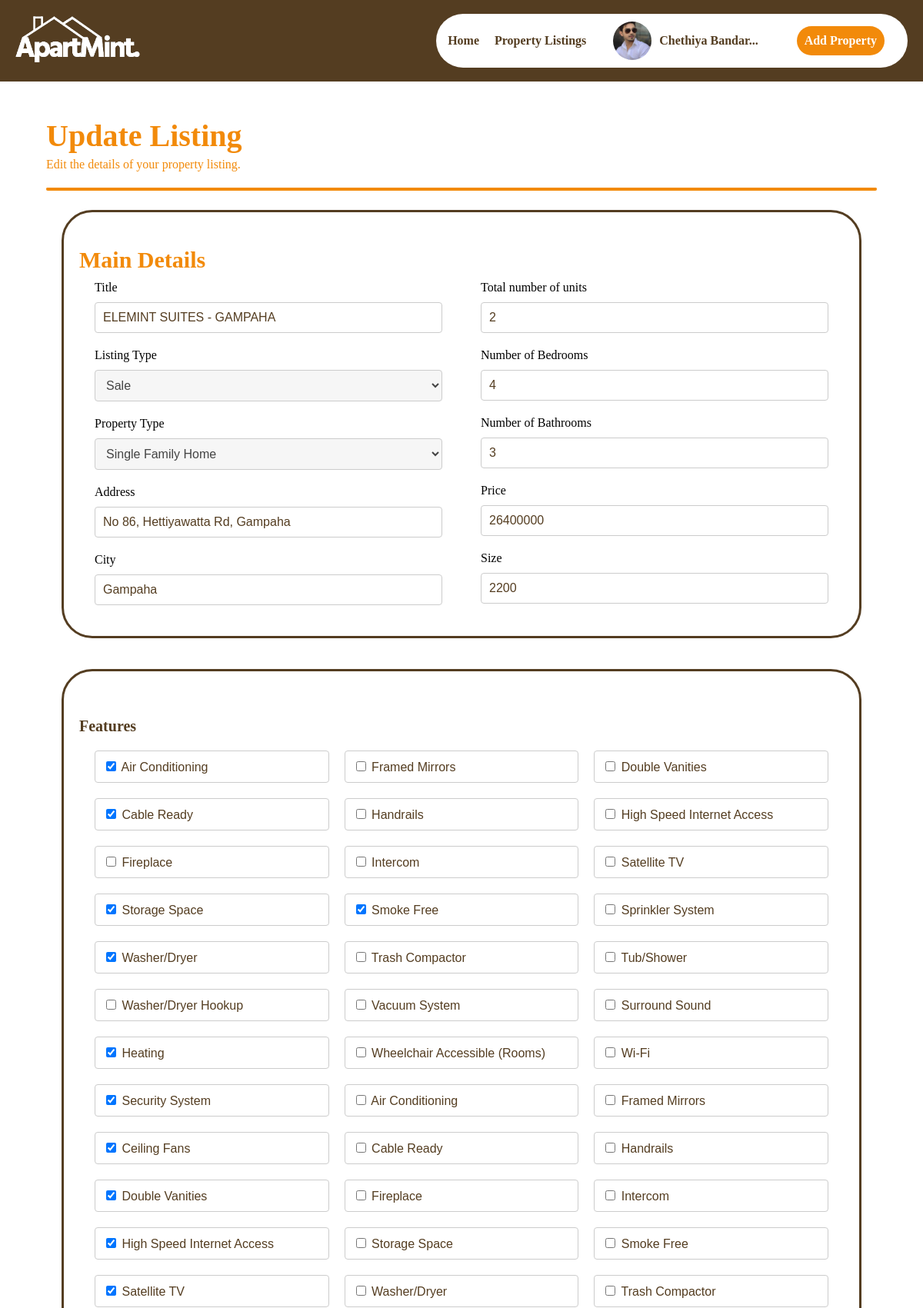
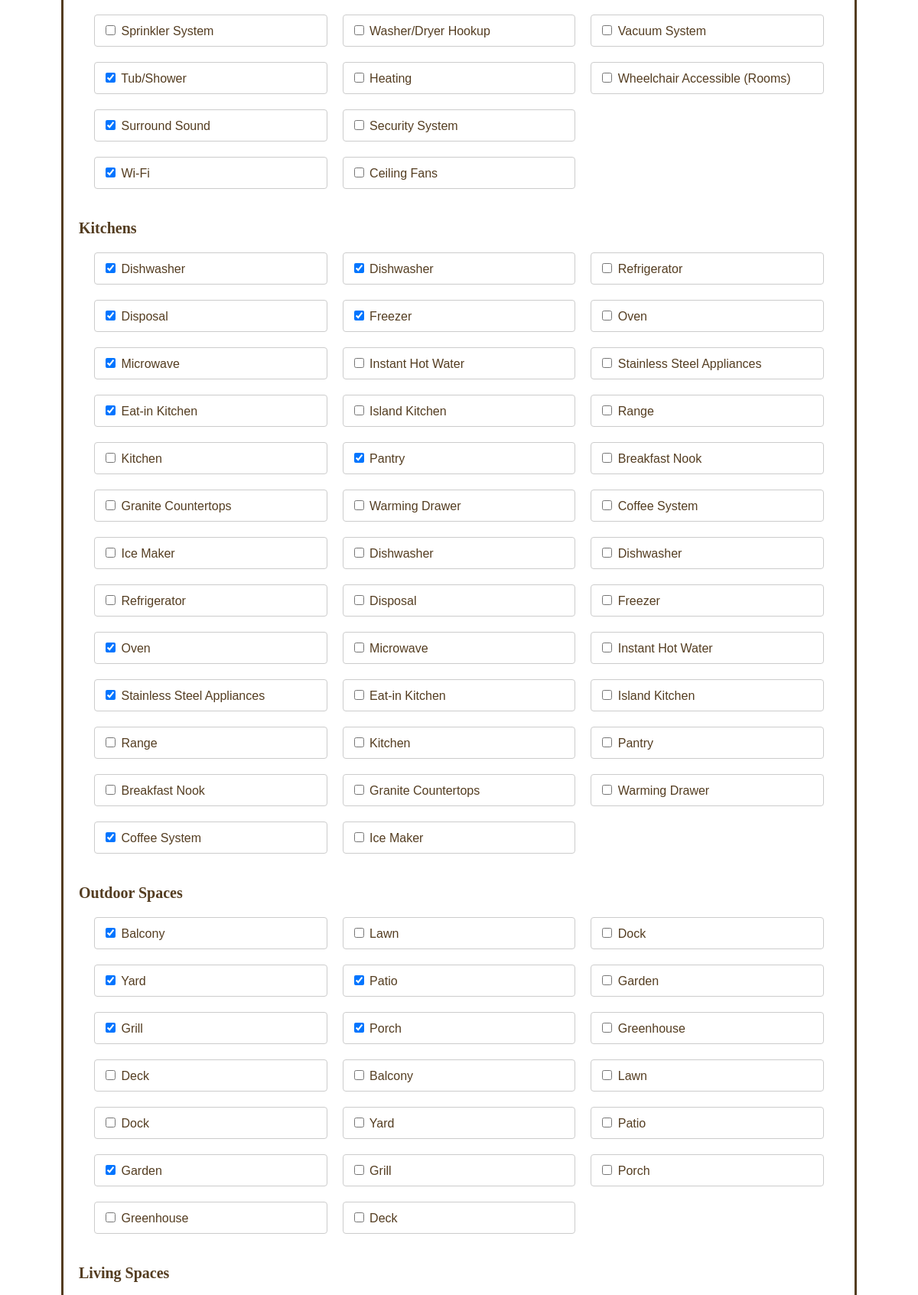
The app's page /user_updateListing.php?id=52 (signed in, upper part) with its own data (2 pictures, top to bottom).
### tables this page shows
CREATE TABLE `listing_details` (
  `id` int(50) NOT NULL,
  `user_id` int(100) NOT NULL,
  `listing_type` varchar(30) NOT NULL,
  `title` varchar(250) NOT NULL,
  `property_type` varchar(30) NOT NULL,
  `address` varchar(300) NOT NULL,
  `city` varchar(100) NOT NULL,
  `total_units` int(11) NOT NULL,
  `bedrooms` int(20) NOT NULL,
  `bathrooms` int(20) NOT NULL,
  `price` decimal(10,0) NOT NULL,
  `size` int(20) NOT NULL,
  `features` text NOT NULL,
  `kitchen` text NOT NULL,
  `outdoor_spaces` text NOT NULL,
  `living_spaces` text NOT NULL,
  `utilities` text NOT NULL,
  `li_image` varchar(1800) NOT NULL,
  `description` text NOT NULL,
  `f_name` varchar(50) NOT NULL,
  `l_name` varchar(50) NOT NULL,
  `email` varchar(80) NOT NULL,
  `p_no` varchar(50) NOT NULL,
  `date` datetime NOT NULL DEFAULT current_timestamp(),
  `approval_status` varchar(255) NOT NULL DEFAULT 'Pending'
);

### user_updateListing.php (the view, shortened to what this page needs)
<?php
include('process_php/db_connection.php');
if(isset($_GET['id']) && !empty($_GET['id'])) {
    $listingId = $_GET['id'];
    $sql = "SELECT * FROM listing_details WHERE id = $listingId AND user_id = {$_SESSION['user_id']}";
    $result = $conn->query($sql);
    if ($result->num_rows > 0) {
        $row = $result->fetch_assoc();
        $title = $row['title'];
        $listingType = $row['listing_type'];
        $propertyType = $row['property_type'];
        $address = $row['address'];
        $city = $row['city'];
        $totalUnits = $row['total_units'];
        $bedrooms = $row['bedrooms'];
        $bathrooms = $row['bathrooms'];
        $price = $row['price'];
        $size = $row['size'];
    } else {
        echo "Listing not found";
        exit();
    }
}
?>
<!DOCTYPE html>
<html>
<head>
    <link rel="stylesheet" href="style/style.css">
    <link rel="stylesheet" href="style/style_addListings.css">
</head>
<body>
    <?php include('navbar.php'); ?>
    <div class="title">
        <div class="header">
            <h1>Update Listing</h1>
            <p>Edit the details of your property listing.</p>
        </div>
        <hr>
    </div>
    <div class="container">
        <form action="process_php/process_updateListing.php?id=<?php echo $listingId; ?>" method="post" enctype="multipart/form-data">
            <div class="form-box">
                <div class="main_details">
                    <h2>Main Details</h2>
                    <div class="form-column1">
                        <label for="title">Title</label>
                        <input type="text" id="title" name="title" value="<?php echo $title; ?>">
                        <label for="listingType">Listing Type</label>
                        <select id="listingType" name="listingType">
                            <option value="Sale" <?php if($listingType == 'Sale') echo 'selected'; ?>>Sale</option>
                        </select>
                        <label for="propertyType">Property Type</label>
                        <select id="propertyType" name="propertyType">
                            <option value="Single Family Home" <?php if($propertyType == 'Single Family Home') echo 'selected'; ?>>Single Family Home</option>
                        </select>
                        <label for="address">Address</label>
                        <input type="text" id="address" name="address" value="<?php echo $address; ?>">
                        <label for="city">City</label>
                        <input type="text" id="city" name="city" value="<?php echo $city; ?>">
                        <label for="totalUnits">Total number of units</label>
                        <input type="number" id="totalUnits" name="totalUnits" value="<?php echo $totalUnits; ?>">
                        <label for="bedrooms">Number of Bedrooms</label>
                        <input type="number" id="bedrooms" name="bedrooms" value="<?php echo $bedrooms; ?>">
                        <label for="bathrooms">Number of Bathrooms</label>
                        <input type="number" id="bathrooms" name="bathrooms" value="<?php echo $bathrooms; ?>">
                        <label for="price">Price</label>
                        <input type="number" id="price" name="price" value="<?php echo $price; ?>">
                        <label for="size">Size</label>
                        <input type="number" id="size" name="size" value="<?php echo $size; ?>">
                    </div>
                </div>
            </div>
            <div class="form-box">
                <div class="property_amenities">
                        <div class = "features">
                            <h3>Features</h3>
                            <div class="form-column2">
                                <?php
                                $featuresArray = explode(", ", $row['features']);
                                $allFeatures = ["Air Conditioning", "Cable Ready", "Fireplace", "Storage Space", "Washer/Dryer", "Washer/Dryer Hookup", "Heating", "Security System", "Ceiling Fans", "Double Vanities", "High Speed Internet Access", "Satellite TV", "Sprinkler System", "Tub/Shower", "Surround Sound", "Wi-Fi", "Framed Mirrors", "Handrails", "Intercom", "Smoke Free", "Trash Compactor", "Vacuum System", "Wheelchair Accessible (Rooms)"];
                                foreach ($allFeatures as $feature) {
                                    $isChecked = in_array($feature, $featuresArray) ? 'checked' : '';
                                    echo "<label><input type='checkbox' name='features[]' value='$feature' $isChecked> $feature</label>";
                                }
                                ?>
                                <label><input type="checkbox" name="features[]" value="Air Conditioning"> Air Conditioning</label>
                                <label><input type="checkbox" name="features[]" value="Cable Ready"> Cable Ready</label>
                                <label><input type="checkbox" name="features[]" value="Fireplace"> Fireplace</label>
                                <label><input type="checkbox" name="features[]" value="Storage Space"> Storage Space</label>
                                <label><input type="checkbox" name="features[]" value="Washer/Dryer"> Washer/Dryer</label>
                                <label><input type="checkbox" name="features[]" value="Washer/Dryer Hookup"> Washer/Dryer Hookup</label>
                                <label><input type="checkbox" name="features[]" value="Heating"> Heating</label>
                                <label><input type="checkbox" name="features[]" value="Security System"> Security System</label>
                                <label><input type="checkbox" name="features[]" value="Ceiling Fans"> Ceiling Fans</label>
                                <label><input type="checkbox" name="features[]" value="Double Vanities"> Double Vanities</label>
                                <label><input type="checkbox" name="features[]" value="High Speed Internet Access"> High Speed Internet Access</label>
                                <label><input type="checkbox" name="features[]" value="Satellite TV"> Satellite TV</label>
                                <label><input type="checkbox" name="features[]" value="Sprinkler System"> Sprinkler System</label>
                                <label><input type="checkbox" name="features[]" value="Tub/Shower"> Tub/Shower</label>
                                <label><input type="checkbox" name="features[]" value="Surround Sound"> Surround Sound</label>
                                <label><input type="checkbox" name="features[]" value="Wi-Fi"> Wi-Fi</label>
                                <label><input type="checkbox" name="features[]" value="Framed Mirrors"> Framed Mirrors</label>
                                <label><input type="checkbox" name="features[]" value="Handrails"> Handrails</label>
                                <label><input type="checkbox" name="features[]" value="Intercom"> Intercom</label>
                                <label><input type="checkbox" name="features[]" value="Smoke Free"> Smoke Free</label>
                                <label><input type="checkbox" name="features[]" value="Trash Compactor"> Trash Compactor</label>
                                <label><input type="checkbox" name="features[]" value="Vacuum System"> Vacuum System</label>
                                <label><input type="checkbox" name="features[]" value="Wheelchair Accessible"> Wheelchair Accessible (Rooms)</label>
                            </div>
                        </div>
                        <div class = "kitchens">
                            <h3>Kitchens</h3>
                            <div class="form-column2">
                                <?php
                                $kitchensArray = explode(", ", $row['kitchen']);
                                $allKitchens = ["Dishwasher", "Disposal", "Microwave", "Eat-in Kitchen", "Kitchen", "Granite Countertops", "Ice Maker", "Refrigerator", "Oven", "Stainless Steel Appliances", "Range", "Breakfast Nook", "Coffee System", "Dishwasher", "Freezer", "Instant Hot Water", "Island Kitchen", "Pantry", "Warming Drawer"];
                                foreach ($allKitchens as $kitchen) {
                                    $isChecked = in_array($kitchen, $kitchensArray) ? 'checked' : '';
                                    echo "<label><input type='checkbox' name='kitchens[]' value='$kitchen' $isChecked> $kitchen</label>";
                                }
                                ?>
                                <label><input type="checkbox" name="kitchens[]" value="Dishwasher"> Dishwasher</label>
                                <label><input type="checkbox" name="kitchens[]" value="Disposal"> Disposal</label>
                                <label><input type="checkbox" name="kitchens[]" value="Microwave"> Microwave</label>
                                <label><input type="checkbox" name="kitchens[]" value="Eat-in Kitchen"> Eat-in Kitchen</label>
                                <label><input type="checkbox" name="kitchens[]" value="Kitchen"> Kitchen</label>
                                <label><input type="checkbox" name="kitchens[]" value="Granite Countertops"> Granite Countertops</label>
                                <label><input type="checkbox" name="kitchens[]" value="Ice Maker"> Ice Maker</label>
                                <label><input type="checkbox" name="kitchens[]" value="Refrigerator"> Refrigerator</label>
                                <label><input type="checkbox" name="kitchens[]" value="Oven"> Oven</label>
                                <label><input type="checkbox" name="kitchens[]" value="Stainless Steel Appliances"> Stainless Steel Appliances</label>
                                <label><input type="checkbox" name="kitchens[]" value="Range"> Range</label>
                                <label><input type="checkbox" name="kitchens[]" value="DishBreakfast Nook"> Breakfast Nook</label>
                                <label><input type="checkbox" name="kitchens[]" value="Coffee System"> Coffee System</label>
                                <label><input type="checkbox" name="kitchens[]" value="Dishwasher"> Dishwasher</label>
                                <label><input type="checkbox" name="kitchens[]" value="Freezer"> Freezer</label>
                                <label><input type="checkbox" name="kitchens[]" value="Instant Hot Water"> Instant Hot Water</label>
                                <label><input type="checkbox" name="kitchens[]" value="Island Kitchen"> Island Kitchen</label>
                                <label><input type="checkbox" name="kitchens[]" value="Pantry"> Pantry</label>
                                <label><input type="checkbox" name="kitchens[]" value="Warming Drawer"> Warming Drawer</label>
                            </div>
                        </div>
                        <div class = "outdoor_spaces">
                            <h3>Outdoor Spaces</h3>
                            <div class="form-column2">
                                <?php
                                $outdoorSpacesArray = explode(", ", $row['outdoor_spaces']);
                                $allOutdoorSpaces = ["Balcony", "Yard", "Grill", "Deck", "Dock", "Garden", "Greenhouse", "Lawn", "Patio", "Porch"];
                                foreach ($allOutdoorSpaces as $outdoorSpace) {
                                    $isChecked = in_array($outdoorSpace, $outdoorSpacesArray) ? 'checked' : '';
                                    echo "<label><input type='checkbox' name='outdoor_spaces[]' value='$outdoorSpace' $isChecked> $outdoorSpace</label>";
                                }
                                ?>
                                <label><input type="checkbox" name="outdoor_spaces[]" value="Balcony"> Balcony</label>
                                <label><input type="checkbox" name="outdoor_spaces[]" value="Yard"> Yard</label>
                                <label><input type="checkbox" name="outdoor_spaces[]" value="Grill"> Grill</label>
                                <label><input type="checkbox" name="outdoor_spaces[]" value="Deck"> Deck</label>
                                <label><input type="checkbox" name="outdoor_spaces[]" value="Dock"> Dock</label>
                                <label><input type="checkbox" name="outdoor_spaces[]" value="Garden"> Garden</label>
                                <label><input type="checkbox" name="outdoor_spaces[]" value="Greenhouse"> Greenhouse</label>
                                <label><input type="checkbox" name="outdoor_spaces[]" value="Lawn"> Lawn</label>
                                <label><input type="checkbox" name="outdoor_spaces[]" value="Patio"> Patio</label>
                                <label><input type="checkbox" name="outdoor_spaces[]" value="Porch"> Porch</label>
                            </div>
                        </div>
                        <div class = "living_spaces">
                            <h3>Living Spaces</h3>
                        </div>
                </div>
            </div>
        </form>
    </div>
</body>
</html>

### style/style.css (style rules this page uses)
hr { border: none; border-top: 1px solid #FFF; margin: 20px 0; }

### style/style_addListings.css (style rules this page uses)
body { font-family: Josefin sans-serif; margin: 0; padding: 0; background-color: #fff; }
.title { margin-bottom: 0; }
.header { padding: 20px; text-align: left; margin-bottom: 0px; margin-left: 40px; color: rgba(242, 138, 10, 1); }
.header h1 { font-size: 40px; margin-bottom: 5px; }
.header p { font-size: 16px; margin: 0; }
.title hr { max-width: 1300px; padding: 2px; background-color: rgba(242, 138, 10, 1); border-radius: 2px; margin-top: 0px; margin-bottom: 25px; margin-left: 60px; margin-right: 60px; }
.form-box { border: 3px solid rgba(84, 61, 33, 1); padding: 20px; margin-bottom: 40px; margin-left: 80px; margin-right: 80px; border-radius: 8px; border-radius: 40px; background-color: #fff; }
.form-box h2 { font-size: 30px; margin-bottom: 10px; color: rgba(242, 138, 10, 1); }
.form-box h3 { margin-top: 40px; font-size: 20px; color: rgba(84, 61, 33, 1); }
.form-column1 { column-count: 2; column-gap: 50px; margin-left: 20px; margin-right: 20px; }
.form-column2 { column-count: 3; column-gap: 20px; margin-left: 20px; margin-right: 20px; }
.form-column1 input { margin-top: 10px; margin-bottom: 20px; padding: 20px; width: 100%; padding: 10px; border: 1px solid #ccc; border-radius: 4px; outline: none; box-sizing: border-box; font-size: 16px; font-family: Arial, sans-serif; font-weight: 400; color: rgba(84, 61, 33, 1); background-color: #fff; }
.form-column2 label { display: block; margin-bottom: 20px; width: 100%; padding: 10px; border: 1px solid #ccc; border-radius: 4px; outline: none; box-sizing: border-box; font-size: 16px; font-family: Arial, sans-serif; font-weight: 400; color: rgba(84, 61, 33, 1); background-color: #fff; }
select { margin-top: 10px; margin-bottom: 20px; width: 100%; padding: 10px; border: 1px solid #ccc; border-radius: 4px; outline: none; background-color: #f6f6f6; font-size: 16px; color: #444; }

### records on screen
listing_details: title "ELEMINT SUITES - GAMPAHA", listingType "Sale", propertyType "Single Family Home", address "No 86, Hettiyawatta Rd, Gampaha", city "Gampaha", totalUnits "2", bedrooms "4", bathrooms "3", price "26400000", size "2200"

### other values on screen
$truncatedName "Chethiya Bandar..."
$feature "Air Conditioning"
$feature "Cable Ready"
$feature "Fireplace"
$feature "Storage Space"
$feature "Washer/Dryer"
$feature "Washer/Dryer Hookup"
$feature "Heating"
$feature "Security System"
$feature "Ceiling Fans"
$feature "Double Vanities"
$feature "High Speed Internet Access"
$feature "Satellite TV"
$feature "Sprinkler System"
$feature "Tub/Shower"
